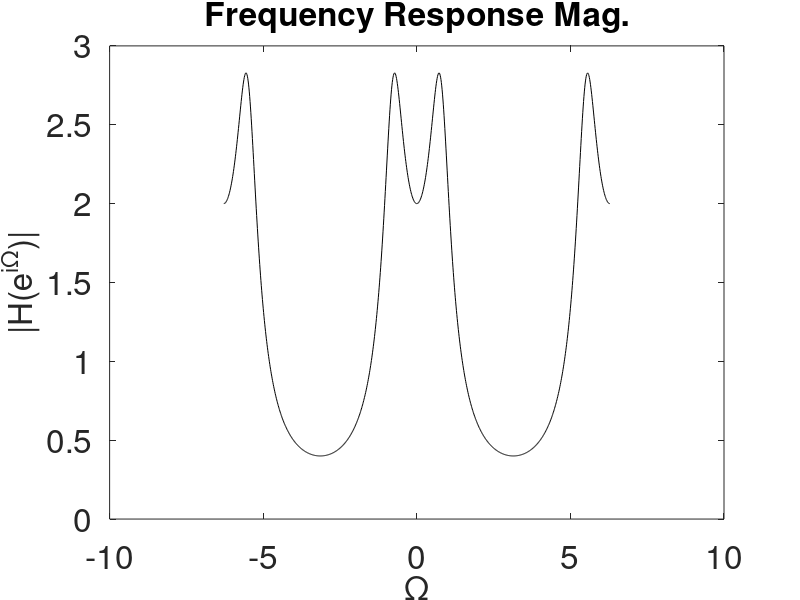
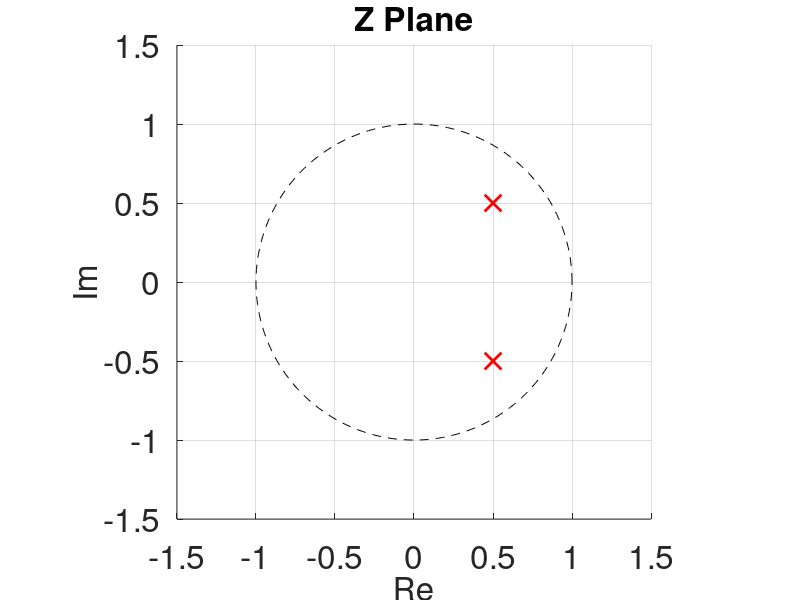

These figures' MATLAB source, in order:
% Signals and Systems lecture on November 13, 2026

% Define omega array
omega = linspace(-2*pi, 2*pi, 1000);
exp_omega = exp(1i*omega);

% Define poles and zeros
p1 = 1/2+1i*(1/2);
p2 = 1/2-1i*(1/2);
poles_z = [p1, p2];
zeros_z = []; % no zeros in this case
% If there was a zero at 1, zeros_z = [1]

% Create unit circle for stability concerns
theta = linspace(0, 2*pi, 200);
unit_circle = 1*exp(1i*theta);

%Define frequency response, with independent variable z
freq_response = @(z) 1./((z-p1).*(z-p2));

figure(1)
plot(omega,abs(freq_response(exp_omega)),'k-')
xlabel('\Omega')
ylabel('|H(e^{i\Omega})|')
title('Frequency Response Mag.')
set(findall(gcf,'-property','FontSize'),'FontSize',24)

figure(2)
hold on
axis equal
grid on
plot(real(unit_circle), imag(unit_circle), 'k--')
plot(real(poles_z), imag(poles_z), 'rx', ...
    'MarkerSize', 12, 'LineWidth', 2)
plot(real(zeros_z), imag(zeros_z), 'bo', ...
    'MarkerSize', 10, 'LineWidth', 2)
xlabel('Re')
ylabel('Im')
title('Z Plane')
xlim([-1.5, 1.5])
ylim([-1.5, 1.5])
set(findall(gcf,'-property','FontSize'),'FontSize',24)
